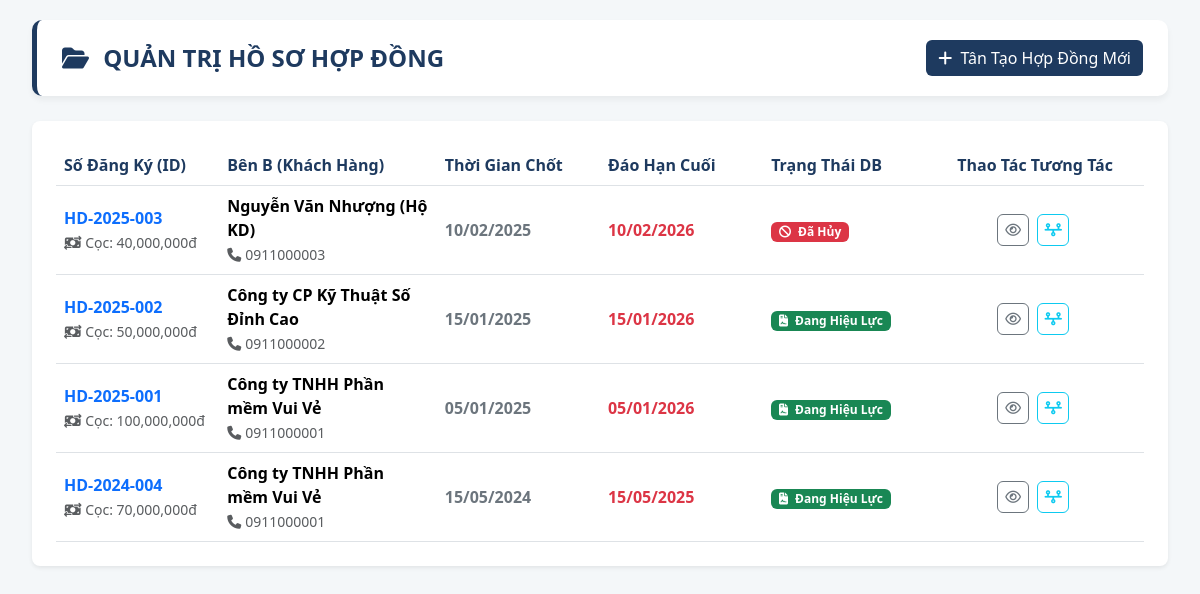
The app's page /modules/hop_dong/hd_hienthi.php (signed in) with its own data.
### tables this page shows
CREATE TABLE HOP_DONG (
    soHopDong VARCHAR(50) PRIMARY KEY,
    maKH VARCHAR(20) NOT NULL,
    maNV VARCHAR(20),
    ngayLap DATE,
    ngayBatDau DATE,
    ngayKetThuc DATE,
    tienTienCoc DECIMAL(15,2) DEFAULT 0.00,
    trangThai TINYINT DEFAULT 1 COMMENT '1: Hieu luc, 0: Ket thuc, 2: Huy, 3: ChoDuyet',
    ngayHuy DATE NULL,
    lyDoHuy TEXT NULL,
    deleted_at DATETIME DEFAULT NULL,
    CONSTRAINT fk_hop_dong_kh FOREIGN KEY (maKH) REFERENCES KHACH_HANG(maKH),
    CONSTRAINT fk_hop_dong_nv FOREIGN KEY (maNV) REFERENCES NHAN_VIEN(maNV)
);

CREATE TABLE KHACH_HANG (
    maKH VARCHAR(20) PRIMARY KEY,
    tenKH VARCHAR(100) NOT NULL,
    cccd VARCHAR(20) UNIQUE,
    sdt VARCHAR(15),
    email VARCHAR(100),
    diaChi TEXT,
    deleted_at DATETIME DEFAULT NULL
);

### modules/hop_dong/hd_hienthi.php (the view, shortened to what this page needs)
<?php
$pdo = Database::getInstance()->getConnection();
try {
    $sql = "
        SELECT h.soHopDong, h.ngayLap, h.ngayBatDau, h.ngayKetThuc, h.trangThai, h.tienTienCoc,
               k.tenKH, k.sdt
        FROM HOP_DONG h
        INNER JOIN KHACH_HANG k ON h.maKH = k.maKH
        WHERE h.deleted_at IS NULL
        ORDER BY h.ngayLap DESC
    ";
    $stmt = $pdo->prepare($sql);
    $stmt->execute();
    $danhSachHD = $stmt->fetchAll(PDO::FETCH_ASSOC);
} catch (PDOException $e) {
    die("Lỗi tải danh sách hợp đồng: " . $e->getMessage());
}
function formatTrangThaiHD($tt) {
    switch ((int)$tt) {
        case 1: return '<span class="badge bg-success"><i class="fa-solid fa-file-contract me-1"></i> Đang Hiệu Lực</span>';
        case 2: return '<span class="badge bg-danger"><i class="fa-solid fa-ban me-1"></i> Đã Hủy</span>';
    }
}
?>
<!DOCTYPE html>
<html lang="vi">
<head>
    <link href="https://cdn.jsdelivr.net/npm/bootstrap@5.3.3/dist/css/bootstrap.min.css" rel="stylesheet">
    <link rel="stylesheet" href="https://cdnjs.cloudflare.com/ajax/libs/font-awesome/6.5.1/css/all.min.css">
</head>
<body>
<div class="container-fluid">
    <div class="header-box">
        <h4 class="m-0 fw-bold" style="color: var(--primary)">
            <i class="fa-solid fa-folder-open me-2"></i> QUẢN TRỊ HỒ SƠ HỢP ĐỒNG
        </h4>
        <a href="hd_them.php" class="btn btn-primary" style="background-color: var(--primary); border: none;">
            <i class="fa-solid fa-plus me-1"></i> Tân Tạo Hợp Đồng Mới
        </a>
    </div>
    <div class="card border-0 shadow-sm rounded-3">
        <div class="card-body p-4">
            <div class="table-responsive">
                <table class="table table-hover table-custom align-middle mb-0">
                    <thead>
                        <tr>
                            <th width="15%">Số Đăng Ký (ID)</th>
                            <th width="20%">Bên B (Khách Hàng)</th>
                            <th width="15%">Thời Gian Chốt</th>
                            <th width="15%">Đáo Hạn Cuối</th>
                            <th width="15%">Trạng Thái DB</th>
                            <th width="20%" class="text-center">Thao Tác Tương Tác</th>
                        </tr>
                    </thead>
                    <tbody>
                        <?php if (count($danhSachHD) > 0): ?>
                            <?php foreach ($danhSachHD as $row): ?>
                                <tr>
                                    <td>
                                        <div class="fw-bold text-primary"><?= htmlspecialchars($row['soHopDong']) ?></div>
                                        <small class="text-muted"><i class="fa-solid fa-money-bill-transfer"></i> Cọc: <?= number_format($row['tienTienCoc'],0) ?>đ</small>
                                    </td>
                                    <td>
                                        <div class="fw-bold"><?= htmlspecialchars($row['tenKH']) ?></div>
                                        <small class="text-muted"><i class="fa-solid fa-phone me-1"></i><?= htmlspecialchars($row['sdt']) ?></small>
                                    </td>
                                    <td class="fw-bold text-secondary">
                                        <?= date('d/m/Y', strtotime($row['ngayBatDau'])) ?>
                                    </td>
                                    <td class="fw-bold text-danger">
                                        <?= date('d/m/Y', strtotime($row['ngayKetThuc'])) ?>
                                    </td>
                                    <td>
                                        <?= formatTrangThaiHD($row['trangThai']) ?>
                                    </td>
                                    <td class="text-center">
                                        <a href="hd_chitiet.php?id=<?= urlencode($row['soHopDong']) ?>" class="btn btn-outline-secondary btn-sm btn-action me-1" title="Xem Chi Tiết">
                                            <i class="fa-regular fa-eye"></i>
                                        </a>
                                        <a href="hd_gia_han.php?soHopDong=<?= urlencode($row['soHopDong']) ?>" class="btn btn-outline-info btn-sm btn-action me-1" title="Tiến hành thủ tục Gia Hạn">
                                            <i class="fa-solid fa-timeline"></i>
                                        </a>
                                    </td>
                                </tr>
                            <?php endforeach; ?>
                        <?php else: ?>
                            <tr><td colspan="6" class="text-center py-5 text-muted">Hệ thống chưa ghi nhận dòng CSDL Hợp đồng nào.</td></tr>
                        <?php endif; ?>
                    </tbody>
                </table>
            </div>
        </div>
    </div>
</div>
</body>
</html>

### modules/hop_dong/hd_hienthi.php (style rules this page uses)
:root { --primary: #1e3a5f; --accent: #c9a66b; --bg-color: #f4f7f9; }
body { background-color: var(--bg-color); padding: 20px; }
.header-box { display: flex; justify-content: space-between; align-items: center; background: #fff; padding: 20px 25px; border-radius: 10px; box-shadow: 0 4px 6px rgba(0,0,0,0.05); margin-bottom: 25px; border-left: 5px solid var(--primary); }
.table-custom thead { background-color: #f8f9fa; }
.table-custom th { color: var(--primary); font-weight: 700; }
.btn-action { width: 32px; height: 32px; padding: 0; display: inline-flex; justify-content: center; align-items: center; border-radius: 6px; }

### records on screen
hop_dong: soHopDong "HD-2025-003", tienTienCoc "40,000,000", maKH.tenKH "Nguyễn Văn Nhượng (Hộ KD)", maKH.sdt "0911000003", ngayBatDau "10/02/2025", ngayKetThuc "10/02/2026", trangThai 2 (drawn)
hop_dong: soHopDong "HD-2025-002", tienTienCoc "50,000,000", maKH.tenKH "Công ty CP Kỹ Thuật Số Đỉnh Cao", maKH.sdt "0911000002", ngayBatDau "15/01/2025", ngayKetThuc "15/01/2026", trangThai 1 (drawn)
hop_dong: soHopDong "HD-2025-001", tienTienCoc "100,000,000", maKH.tenKH "Công ty TNHH Phần mềm Vui Vẻ", maKH.sdt "0911000001", ngayBatDau "05/01/2025", ngayKetThuc "05/01/2026", trangThai 1 (drawn)
hop_dong: soHopDong "HD-2024-004", tienTienCoc "70,000,000", maKH.tenKH "Công ty TNHH Phần mềm Vui Vẻ", maKH.sdt "0911000001", ngayBatDau "15/05/2024", ngayKetThuc "15/05/2025", trangThai 1 (drawn)
